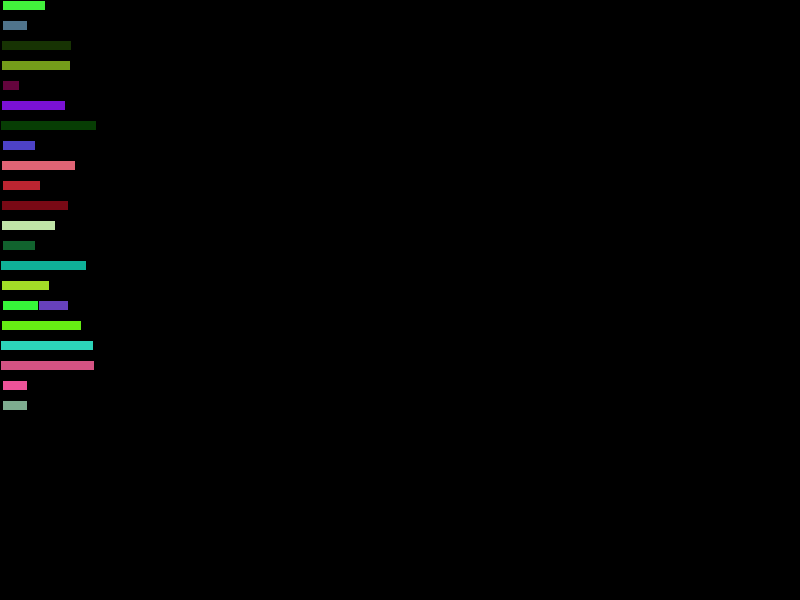
Frame 1 (no input)
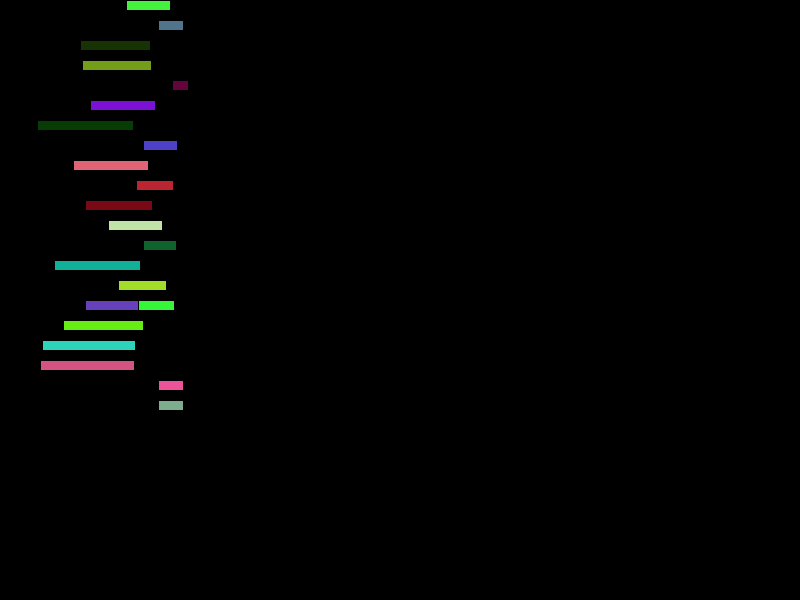
Frame 60 (the mouse pressed at the canvas centre just before this capture)
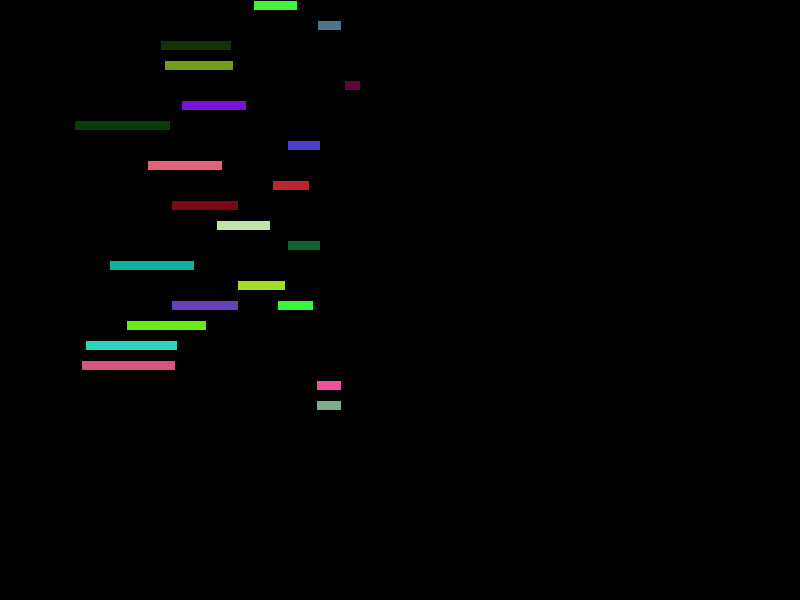
Frame 120 (the mouse held since frame 60 and released just before this capture)

The Processing sketch that drew these frames (run headless with seeded random() and noise(); from frame 60 on, the mouse is pressed at the canvas centre):

// Processing sketch: iteration-with-arrays_frogger
// ── iteration-with-arrays_frogger.pde
Car aCar;
Car anotherCar;
Car[] carArray;

void setup(){
   size(800,600);
   carArray = new Car[20];
   
   for (int i = 0; i < carArray.length; i++){
      Car c = new Car(0, i *20);
      carArray[i] = c;
   }
   
   aCar = new Car(0, height/2);
   anotherCar = new Car(0, height/2 +100);
}

void draw(){
  background(0,0,0);
  
  for (int i = 0; i < carArray.length; i++){
     Car c = carArray[i]; 
     c.draw();
     //carArray[i].draw();
  }
   
  
  aCar.draw();
  anotherCar.draw();
}

// ── Car.pde
class Car {
   int x;
   int y;
   float counter; 
   float rate;  
   float r;
   float g;
   float b;
   float w;
      

   Car(int xPos, int yPos) {
     x = xPos;
     y = yPos;
     counter = 0;
     rate = random(.5, 3);
     r = random(0,255);
     g = random(0,255);
     b = random(0,255);
     float widthScale = map(rate, .5, 3, 100,12); 
     w = widthScale;
   }
   
   void draw(){
     counter = counter + rate;
     checkBounds();
     fill(r,g,b);
     rect(x + counter,y, w, 10);
   }
   
   void checkBounds(){
     if (counter >= width) {
       counter = 0;
     }
   }
}
